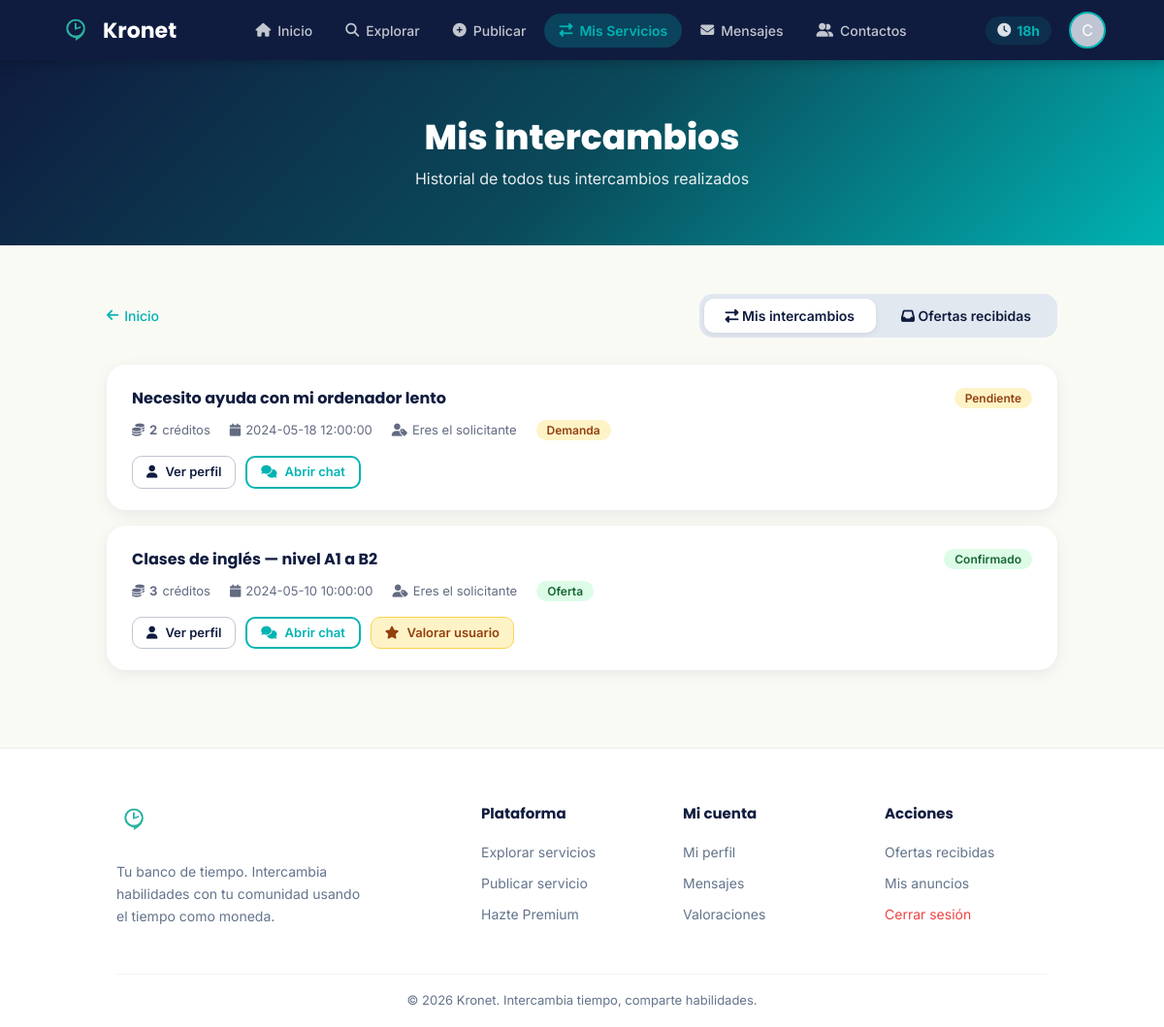
Screenshot of /public/intercambios/mis-intercambios (signed in) with the database file from the repository.
### tables this page shows
CREATE TABLE usuarios (
    id_usuario          INT AUTO_INCREMENT PRIMARY KEY,
    nombre              VARCHAR(100)            NOT NULL,
    email               VARCHAR(150) UNIQUE     NOT NULL,
    contrasenia_hash    VARCHAR(255)            NOT NULL,
    descripcion         TEXT,
    tipo_usuario        VARCHAR(50)             DEFAULT 'registrado',   
    fecha_registro      DATETIME                DEFAULT CURRENT_TIMESTAMP,
    saldo_monedas       INT                     DEFAULT 5,              
    estado_cuenta       VARCHAR(50)             DEFAULT 'activa'        
);

CREATE TABLE intercambios (
    id_intercambio          INT AUTO_INCREMENT PRIMARY KEY,
    id_anuncio              INT,
    id_usuario_ofertante    INT,
    id_usuario_solicitante  INT,
    fecha_inicio            DATETIME                DEFAULT CURRENT_TIMESTAMP,
    fecha_fin               DATETIME,
    monedas_intercambio     INT,
    id_usuario_pagador      INT,                                        
    id_usuario_receptor     INT,                                        
    estado                  VARCHAR(50)             DEFAULT 'pendiente',  

    FOREIGN KEY (id_anuncio) REFERENCES anuncios(id_anuncio)
        ON DELETE SET NULL,
    FOREIGN KEY (id_usuario_ofertante) REFERENCES usuarios(id_usuario)
        ON DELETE CASCADE,
    FOREIGN KEY (id_usuario_solicitante) REFERENCES usuarios(id_usuario)
        ON DELETE CASCADE
);

CREATE TABLE anuncios (
    id_anuncio          INT AUTO_INCREMENT PRIMARY KEY,
    id_usuario          INT                     NOT NULL,
    titulo              VARCHAR(255)            NOT NULL,
    descripcion         TEXT,
    tipo_anuncio        VARCHAR(50),                                    
    categoria           VARCHAR(100),
    duracion_estimada   INT                     DEFAULT 1,              
    precio_creditos     INT                     DEFAULT 1,              
    plazas_totales      INT                     DEFAULT 1,              
    plazas_ocupadas     INT                     DEFAULT 0,              
    fecha_publicacion   DATETIME                DEFAULT CURRENT_TIMESTAMP,
    estado              VARCHAR(50)             DEFAULT 'activo',       
    destacado           TINYINT(1)              DEFAULT 0,
    destacado_hasta     DATETIME                DEFAULT NULL,
    imagen              VARCHAR(255)            DEFAULT NULL,

    FOREIGN KEY (id_usuario) REFERENCES usuarios(id_usuario)
        ON DELETE CASCADE
);

### public/index.php (called while the page is built, shortened)
<?php
    require_once __DIR__ . '/../routes/web.php';
?>

### app/models/User.php (called while the page is built, shortened)
<?php
require_once __DIR__ . '/../../config/conexion_db.php';
class User {
    public static function findById($id) {
        global $pdo;
        $stmt = $pdo->prepare("SELECT * FROM usuarios WHERE id_usuario = ?");
        $stmt->execute([$id]);
        return $stmt->fetch(PDO::FETCH_ASSOC);
    }
}

### app/models/Intercambio.php (called while the page is built, shortened)
<?php
require_once __DIR__ . '/../../config/conexion_db.php';
class Intercambio {
    public static function findByUsuario($id_usuario) {
        global $pdo;
        $stmt = $pdo->prepare("
            SELECT i.*,
                   a.titulo AS titulo_anuncio,
                   a.tipo_anuncio
            FROM intercambios i
            LEFT JOIN anuncios a ON i.id_anuncio = a.id_anuncio
            WHERE i.id_usuario_ofertante = ? OR i.id_usuario_solicitante = ?
            ORDER BY i.fecha_inicio DESC
        ");
        $stmt->execute([$id_usuario, $id_usuario]);
        return $stmt->fetchAll(PDO::FETCH_ASSOC);
    }
}

### app/views/intercambios/listado.php (the view, shortened to what this page needs)
<?php
require __DIR__ . '/../partials/head.php';
require __DIR__ . '/../partials/navbar.php';
?>
<section class="hero-section hero-compact">
    <h1>Mis intercambios</h1>
    <p>Historial de todos tus intercambios realizados</p>
</section>
<div class="page-wrap">
    <div style="display:flex; justify-content:space-between; align-items:center; margin-bottom:28px;">
        <a class="back-link" style="margin-bottom:0;" href="/kronet/public/"><i class="fas fa-arrow-left"></i> Inicio</a>
        <div class="tabs-container" style="margin-bottom:0;">
            <a href="/kronet/public/intercambios/mis-intercambios" class="tab-btn active">
                <i class="fas fa-exchange-alt"></i> Mis intercambios
            </a>
            <a href="/kronet/public/intercambios/ofertas-recibidas" class="tab-btn">
                <i class="fas fa-inbox"></i> Ofertas recibidas
            </a>
        </div>
    </div>
    <?php if (empty($intercambios)): ?>
        <div class="empty-state">
            <div class="empty-icon"><i class="fas fa-exchange-alt"></i></div>
            <p>Todavía no has participado en ningún intercambio.</p>
            <a href="/kronet/public/anuncios/buscar" class="btn btn-primary">
                <i class="fas fa-search"></i> Explorar anuncios
            </a>
        </div>
    <?php else: ?>
        <div class="intercambios-list">
            <?php foreach ($intercambios as $i):
                $esOfertante  = ($i['id_usuario_ofertante']  == $_SESSION['id_usuario']);
                $idOtro       = $esOfertante ? $i['id_usuario_solicitante'] : $i['id_usuario_ofertante'];
                $rolLabel     = $esOfertante ? 'Eres el ofertante' : 'Eres el solicitante';
                $tipoAnuncio  = $i['tipo_anuncio'] ?? 'oferta';
            ?>
                <div class="intercambio-card">
                    <div class="ic-header">
                        <h3>
                            <?php if ($i['id_anuncio']): ?>
                                <a href="/kronet/public/anuncios/<?= (int)$i['id_anuncio'] ?>" style="color:inherit;">
                                    <?= htmlspecialchars($i['titulo_anuncio'] ?? '(anuncio eliminado)') ?>
                                </a>
                            <?php else: ?>
                                <?= htmlspecialchars($i['titulo_anuncio'] ?? '(anuncio eliminado)') ?>
                            <?php endif; ?>
                        </h3>
                        <span class="badge badge-<?= htmlspecialchars($i['estado']) ?>">
                            <?= ucfirst($i['estado']) ?>
                        </span>
                    </div>
                    <div class="ic-meta">
                        <span><i class="fas fa-coins"></i> <strong><?= (int)$i['monedas_intercambio'] ?></strong> créditos</span>
                        <span><i class="fas fa-calendar"></i> <?= htmlspecialchars($i['fecha_inicio']) ?></span>
                        <span><i class="fas fa-user-tag"></i> <?= $rolLabel ?></span>
                        <span class="badge <?= $tipoAnuncio === 'oferta' ? 'badge-oferta' : 'badge-demanda' ?>"><?= ucfirst($tipoAnuncio) ?></span>
                    </div>
                    <div class="ic-actions">
                        <a class="btn btn-ghost btn-sm" href="/kronet/public/perfil/<?= (int)$idOtro ?>">
                            <i class="fas fa-user"></i> Ver perfil
                        </a>
                        <?php if ($i['id_anuncio']): ?>
                            <a class="btn btn-outline btn-sm" href="/kronet/public/mensajes?anuncio=<?= (int)$i['id_anuncio'] ?>&usuario=<?= (int)$idOtro ?>">
                                <i class="fas fa-comments"></i> Abrir chat
                            </a>
                        <?php endif; ?>
                        <?php if ($i['estado'] === 'confirmado'): ?>
                            <a class="btn btn-valorar btn-sm" href="/kronet/public/valoraciones/crear?id_usuario=<?= (int)$idOtro ?>">
                                <i class="fas fa-star"></i> Valorar usuario
                            </a>
                        <?php endif; ?>
                    </div>
                </div>
            <?php endforeach; ?>
        </div>
    <?php endif; ?>
</div>
<?php require __DIR__ . '/../partials/footer.php'; ?>

### app/views/partials/navbar.php (shortened to what this page needs)
<?php
require_once __DIR__ . '/../../models/User.php';
$navActive = $navActive ?? '';
$navUserId = $_SESSION['id_usuario'] ?? null;
$navUser   = $navUserId ? User::findById($navUserId) : null;
$navUnreadMsg = $navUserId ? Mensaje::contarNoLeidos($navUserId) : 0;
if (!function_exists('navItem')) {
    function navItem($active, $current, $href, $icon, $label, $badge = 0) {
        $cls = $active === $current ? ' class="active"' : '';
        $badgeHtml = $badge > 0 ? '<span class="nav-badge">' . ($badge > 9 ? '9+' : $badge) . '</span>' : '';
        echo '<li><a href="' . $href . '"' . $cls . '><i class="' . $icon . '"></i> ' . $label . $badgeHtml . '</a></li>';
    }
}
?>
<nav class="navbar">
    <a href="/kronet/public/" class="logo-container">
        <div class="logo-icon">
            <img src="/kronet/public/assets/images/logo.png" alt="Kronet">
        </div>
        <span class="logo-text">Kronet</span>
    </a>
    <ul class="nav-menu" id="navMenu">
        <?php navItem($navActive, 'inicio',    '/kronet/public/',                'fas fa-home',         'Inicio'); ?>
        <?php if ($navUser): ?>
            <?php navItem($navActive, 'publicar',  '/kronet/public/anuncios/crear',                'fas fa-plus-circle',  'Publicar'); ?>
            <?php navItem($navActive, 'servicios', '/kronet/public/intercambios/mis-intercambios', 'fas fa-exchange-alt', 'Mis Servicios'); ?>
            <?php navItem($navActive, 'mensajes',  '/kronet/public/mensajes',  'fas fa-envelope',      'Mensajes', $navUnreadMsg); ?>
            <?php navItem($navActive, 'contactos', '/kronet/public/contactos', 'fas fa-user-friends',  'Contactos'); ?>
        <?php endif; ?>
    </ul>
    <div class="nav-user">
        <?php if ($navUser): ?>
            <div class="credits-badge" title="Tu saldo de créditos de tiempo">
                <i class="fas fa-clock"></i>
                <strong><?= (int)$navUser['saldo_monedas'] ?>h</strong>
            </div>
            <a href="/kronet/public/perfil" class="avatar-nav" title="Mi perfil">
                <?= strtoupper(substr($navUser['nombre'] ?? 'U', 0, 1)) ?>
            </a>
        <?php endif; ?>
    </div>
</nav>

### rows the page displays
usuarios: saldo_monedas "18", nombre "C"
intercambios: id_anuncio.titulo "Necesito ayuda con mi ordenador lento", estado "Pendiente", monedas_intercambio "2", fecha_inicio "2024-05-18 12:00:00", id_usuario_ofertante "Eres el solicitante", id_anuncio.tipo_anuncio "Demanda"
intercambios: id_anuncio.titulo "Clases de inglés — nivel A1 a B2", estado "Confirmado", monedas_intercambio "3", fecha_inicio "2024-05-10 10:00:00", id_usuario_ofertante "Eres el solicitante", id_anuncio.tipo_anuncio "Oferta"

### other values shown
$label "Inicio Explorar Publicar Mis Servicios Mensajes Contactos"
